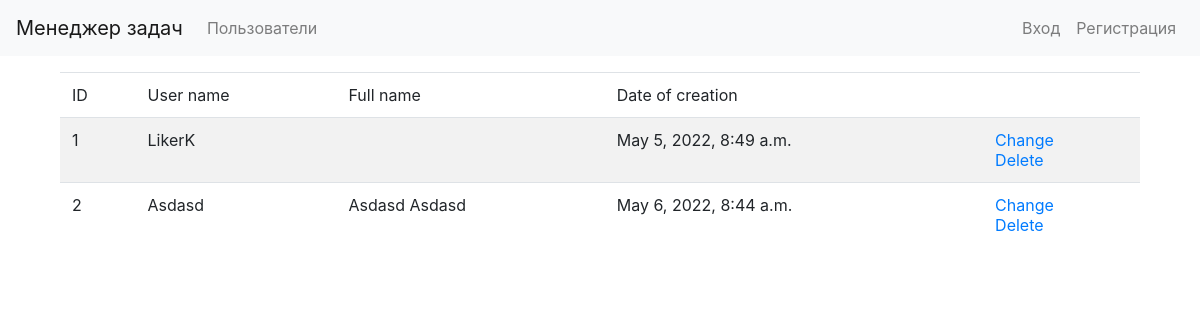
/users/, run on an earlier commit of the app's database.
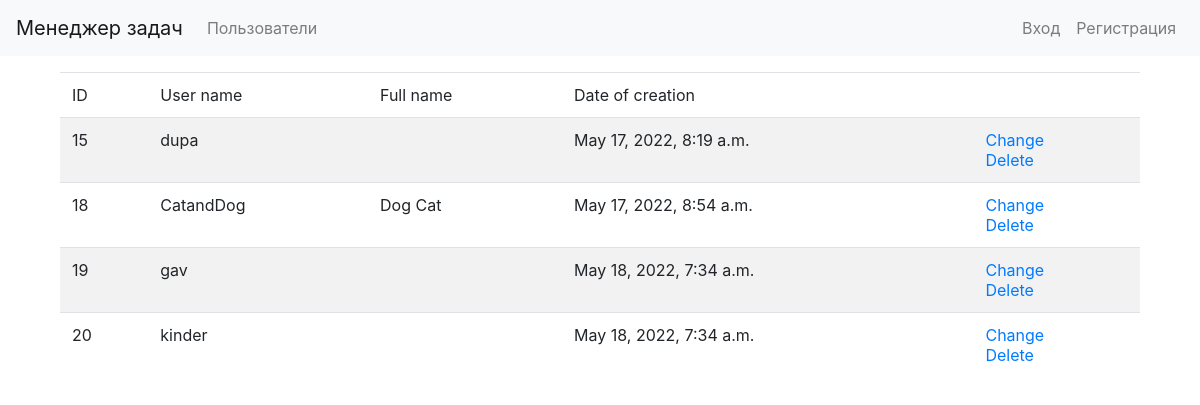
And on a later commit of the database.
### task_manager/users/models.py (models this page shows, shortened)
class User(AbstractUser):
    class Meta:
        verbose_name = gettext_lazy('User')
        verbose_name_plural = gettext_lazy('Users')
        ordering = ['id']

### task_manager/users/views.py (the view)
# urls.py: path('users/', UserList.as_view(), name='list'),
class UserList(ListView):
    model = User
    template_name = USER
    context_object_name = 'users'
    def get_context_data(self, **kwargs):
        context = super().get_context_data(**kwargs)
        context[TITLE] = LIST_TITLE
        return context

### task_manager/templates/users.html (shortened to what this page needs)
{% extends 'base.html' %}
{% load i18n %}
{% block content %}
<div class="container wrapper">
    <table class="table table-striped">
        <thead>
            <tr>
                <td>ID</td>
                <td>{% translate "User name" %}</td>
                <td>{% translate "Full name" %}</td>
                <td>{% translate "Date of creation" %}</td>
                <td></td>
            </tr>
        </thead>
        <tbody>
            {% for user in users %}
            <tr>
                <td>{{ user.id }}</td>
                <td>{{ user.username }}</td>
                <td>{{ user.first_name }} {{ user.last_name }}</td>
                <td>{{ user.date_joined }}</td>
                <td>
                    <a href="{% url 'users:change' user.id %}">{% translate "Change" %}</a>
                    <br>
                    <a href="{% url 'users:delete' user.id %}">{% translate "Delete" %}</a>
                </td>
            </tr>
            {% endfor %}
        </tbody>
    </table>
</div>
{% endblock %}

What changed in the data, as far as the page shows it:
removed User: id "1", username "LikerK", date_joined "May 5, 2022, 8:49 a.m."
removed User: id "2", username "Asdasd", first_name "Asdasd", last_name "Asdasd", date_joined "May 6, 2022, 8:44 a.m."
added User: id "15", username "dupa", date_joined "May 17, 2022, 8:19 a.m."
added User: id "18", username "CatandDog", first_name "Dog", last_name "Cat", date_joined "May 17, 2022, 8:54 a.m."
added User: id "19", username "gav", date_joined "May 18, 2022, 7:34 a.m."
added User: id "20", username "kinder", date_joined "May 18, 2022, 7:34 a.m."
